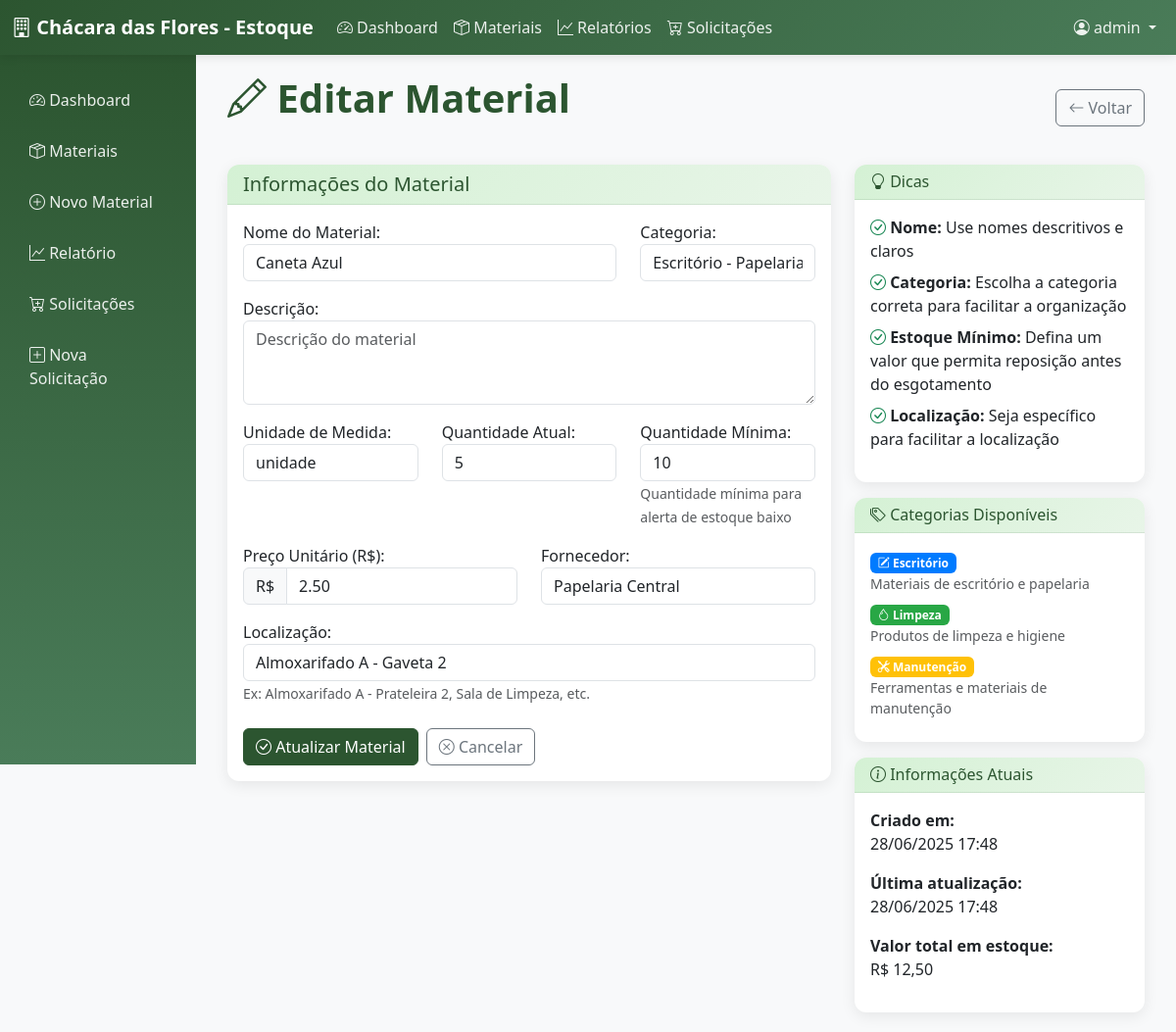
/materiais/2/editar/ (signed in), run on the app's committed database.
### materiais/models.py (models this page shows, shortened)
class Material(models.Model):
    nome = models.CharField(max_length=200)
    categoria = models.ForeignKey(Categoria, on_delete=models.CASCADE, related_name='materiais')
    descricao = models.TextField(blank=True, null=True)
    unidade_medida = models.CharField(max_length=20, default='unidade')
    quantidade_atual = models.PositiveIntegerField(default=0)
    reservado = models.PositiveIntegerField(default=0)  # 🔥 Novo campo
    quantidade_minima = models.PositiveIntegerField(default=5)
    preco_unitario = models.DecimalField(max_digits=10, decimal_places=2, null=True, blank=True)
    fornecedor = models.CharField(max_length=200, blank=True, null=True)
    localizacao = models.CharField(max_length=100, blank=True, null=True)
    ativo = models.BooleanField(default=True)
    criado_em = models.DateTimeField(auto_now_add=True)
    atualizado_em = models.DateTimeField(auto_now=True)
    class Meta:
        verbose_name = 'Material'
        verbose_name_plural = 'Materiais'
        ordering = ['categoria', 'nome']
    @property
    def valor_total_estoque(self):
        if self.preco_unitario:
            return self.quantidade_atual * self.preco_unitario
        return 0

### materiais/views.py (the view)
# urls.py: path('materiais/<int:material_id>/editar/', views.editar_material, name='editar_material'),
@login_required
def editar_material(request, material_id):
    material = get_object_or_404(Material, id=material_id, ativo=True)
    if request.method == 'POST':
        form = MaterialForm(request.POST, instance=material)
        if form.is_valid():
            form.save()
            messages.success(request, f'Material "{material.nome}" atualizado com sucesso!')
            return redirect('detalhe_material', material_id=material.id)
    else:
        form = MaterialForm(instance=material)
    return render(request, 'materiais/form_material.html', {
        'form': form,
        'titulo': 'Editar Material',
        'material': material
    })

### materiais/models.py (called while the page is built)
    def __str__(self):
        return f"{self.get_tipo_display()} - {self.nome}"

### materiais/templates/materiais/form_material.html (shortened to what this page needs)
{% extends 'materiais/base.html' %}
{% block content %}
<div class="d-flex justify-content-between align-items-center mb-4">
    <h1 class="page-title">
        <i class="bi bi-{% if material %}pencil{% else %}plus-circle{% endif %}"></i> {{ titulo }}
    </h1>
    <a href="{% url 'lista_materiais' %}" class="btn btn-outline-secondary">
        <i class="bi bi-arrow-left"></i> Voltar
    </a>
</div>
<div class="row">
    <div class="col-md-8">
        <div class="card">
            <div class="card-header">
                <h5 class="mb-0">
                     Informações do Material
                </h5>
            </div>
            <div class="card-body">
                <form method="post">
                    <div class="row">
                        <div class="col-md-8">
                            <div class="mb-3">
                                {{ form.nome.label_tag }}
                                {{ form.nome }}
                            </div>
                        </div>
                        <div class="col-md-4">
                            <div class="mb-3">
                                {{ form.categoria.label_tag }}
                                {{ form.categoria }}
                            </div>
                        </div>
                    </div>
                    <div class="mb-3">
                        {{ form.descricao.label_tag }}
                        {{ form.descricao }}
                    </div>
                    <div class="row">
                        <div class="col-md-4">
                            <div class="mb-3">
                                {{ form.unidade_medida.label_tag }}
                                {{ form.unidade_medida }}
                            </div>
                        </div>
                        <div class="col-md-4">
                            <div class="mb-3">
                                {{ form.quantidade_atual.label_tag }}
                                {{ form.quantidade_atual }}
                            </div>
                        </div>
                        <div class="col-md-4">
                            <div class="mb-3">
                                {{ form.quantidade_minima.label_tag }}
                                {{ form.quantidade_minima }}
                                <small class="form-text text-muted">
                                    Quantidade mínima para alerta de estoque baixo
                                </small>
                            </div>
                        </div>
                    </div>
                    <div class="row">
                        <div class="col-md-6">
                            <div class="mb-3">
                                {{ form.preco_unitario.label_tag }}
                                <div class="input-group">
                                    <span class="input-group-text">R$</span>
                                    {{ form.preco_unitario }}
                                </div>
                            </div>
                        </div>
                        <div class="col-md-6">
                            <div class="mb-3">
                                {{ form.fornecedor.label_tag }}
                                {{ form.fornecedor }}
                            </div>
                        </div>
                    </div>
                    <div class="mb-4">
                        {{ form.localizacao.label_tag }}
                        {{ form.localizacao }}
                        <small class="form-text text-muted">
                            Ex: Almoxarifado A - Prateleira 2, Sala de Limpeza, etc.
                        </small>
                    </div>
                    <div class="d-flex gap-2">
                        <button type="submit" class="btn btn-primary">
                            <i class="bi bi-check-circle"></i>
                            {% if material %}Atualizar{% else %}Salvar{% endif %} Material
                        </button>
                        <a href="{% url 'lista_materiais' %}" class="btn btn-outline-secondary">
                            <i class="bi bi-x-circle"></i> Cancelar
                        </a>
                    </div>
                </form>
            </div>
        </div>
    </div>
    <div class="col-md-4">
        <div class="card">
            <div class="card-header">
                <h6 class="mb-0">
                    <i class="bi bi-lightbulb"></i> Dicas
                </h6>
            </div>
            <div class="card-body">
                <ul class="list-unstyled">
                    <li class="mb-2">
                        <i class="bi bi-check-circle text-success"></i>
                        <strong>Nome:</strong> Use nomes descritivos e claros
                    </li>
                    <li class="mb-2">
                        <i class="bi bi-check-circle text-success"></i>
                        <strong>Categoria:</strong> Escolha a categoria correta para facilitar a organização
                    </li>
                    <li class="mb-2">
                        <i class="bi bi-check-circle text-success"></i>
                        <strong>Estoque Mínimo:</strong> Defina um valor que permita reposição antes do esgotamento
                    </li>
                    <li class="mb-2">
                        <i class="bi bi-check-circle text-success"></i>
                        <strong>Localização:</strong> Seja específico para facilitar a localização
                    </li>
                </ul>
            </div>
        </div>
        <div class="card mt-3">
            <div class="card-header">
                <h6 class="mb-0">
                    <i class="bi bi-tags"></i> Categorias Disponíveis
                </h6>
            </div>
            <div class="card-body">
                <div class="mb-2">
                    <span class="badge" style="background-color: #007bff;">
                        <i class="bi bi-pencil-square"></i> Escritório
                    </span>
                    <small class="text-muted d-block">Materiais de escritório e papelaria</small>
                </div>
                <div class="mb-2">
                    <span class="badge" style="background-color: #28a745;">
                        <i class="bi bi-droplet"></i> Limpeza
                    </span>
                    <small class="text-muted d-block">Produtos de limpeza e higiene</small>
                </div>
                <div class="mb-2">
                    <span class="badge" style="background-color: #ffc107;">
                        <i class="bi bi-tools"></i> Manutenção
                    </span>
                    <small class="text-muted d-block">Ferramentas e materiais de manutenção</small>
                </div>
            </div>
        </div>
        {% if material %}
        <div class="card mt-3">
            <div class="card-header">
                <h6 class="mb-0">
                    <i class="bi bi-info-circle"></i> Informações Atuais
                </h6>
            </div>
            <div class="card-body">
                <p><strong>Criado em:</strong><br>{{ material.criado_em|date:"d/m/Y H:i" }}</p>
                <p><strong>Última atualização:</strong><br>{{ material.atualizado_em|date:"d/m/Y H:i" }}</p>
                {% if material.valor_total_estoque %}
                    <p><strong>Valor total em estoque:</strong><br>R$ {{ material.valor_total_estoque|floatformat:2 }}</p>
                {% endif %}
            </div>
        </div>
        {% endif %}
    </div>
</div>
{% endblock %}

### materiais/templates/materiais/base.html (shortened to what this page needs)
<!DOCTYPE html>
<html lang="pt-BR">
<head>
    <link href="https://cdn.jsdelivr.net/npm/bootstrap@5.3.0/dist/css/bootstrap.min.css" rel="stylesheet">
    <link href="https://cdn.jsdelivr.net/npm/bootstrap-icons@1.10.0/font/bootstrap-icons.css" rel="stylesheet">
</head>
<body>
    <nav class="navbar navbar-expand-lg navbar-custom">
        <div class="container-fluid">
            <a class="navbar-brand" href="{% url 'dashboard' %}">
                <i class="bi bi-building"></i>
                Chácara das Flores - Estoque
            </a>
            {% if user.is_authenticated %}
            <div class="collapse navbar-collapse" id="navbarNav">
                <ul class="navbar-nav me-auto">
                    <li class="nav-item">
                        <a class="nav-link" href="{% url 'dashboard' %}">
                            <i class="bi bi-speedometer2"></i> Dashboard
                        </a>
                    </li>
                    <li class="nav-item">
                        <a class="nav-link" href="{% url 'lista_materiais' %}">
                            <i class="bi bi-box-seam"></i> Materiais
                        </a>
                    </li>
                    <li class="nav-item">
                        <a class="nav-link" href="{% url 'relatorio_estoque' %}">
                            <i class="bi bi-graph-up"></i> Relatórios
                        </a>
                    </li>
                    <li class="nav-item">
                        <a class="nav-link" href="{% url 'solicitacoes_compra' %}">
                            <i class="bi bi-cart-plus"></i> Solicitações
                        </a>
                    </li>
                </ul>
                <ul class="navbar-nav">
                    <li class="nav-item dropdown">
                        <a class="nav-link dropdown-toggle" href="#" role="button" data-bs-toggle="dropdown">
                            <i class="bi bi-person-circle"></i> {{ user.username }}
                        </a>
                    </li>
                </ul>
            </div>
            {% endif %}
        </div>
    </nav>
    <div class="container-fluid">
        <div class="row">
            {% if user.is_authenticated %}
            <div class="col-md-2 p-0">
                <div class="sidebar">
                    <nav class="nav flex-column">
                        <a class="nav-link" href="{% url 'dashboard' %}">
                            <i class="bi bi-speedometer2"></i> Dashboard
                        </a>
                        <a class="nav-link" href="{% url 'lista_materiais' %}">
                            <i class="bi bi-box-seam"></i> Materiais
                        </a>
                        <a class="nav-link" href="{% url 'adicionar_material' %}">
                            <i class="bi bi-plus-circle"></i> Novo Material
                        </a>
                        <a class="nav-link" href="{% url 'relatorio_estoque' %}">
                            <i class="bi bi-graph-up"></i> Relatório
                        </a>
                        <a class="nav-link" href="{% url 'solicitacoes_compra' %}">
                            <i class="bi bi-cart-plus"></i> Solicitações
                        </a>
                        <a class="nav-link" href="{% url 'nova_solicitacao_compra' %}">
                            <i class="bi bi-plus-square"></i> Nova Solicitação
                        </a>
                    </nav>
                </div>
            </div>
            <div class="col-md-10">
                <div class="content-wrapper">
                    {% block content %}{% endblock %}
                </div>
            </div>
            {% else %}
            <div class="col-12">
                {% block login_content %}{% endblock %}
            </div>
            {% endif %}
        </div>
    </div>
</body>
</html>

### materiais/templates/materiais/base.html (style rules this page uses)
:root { --primary-color: #2c5530; --secondary-color: #4a7c59; --accent-color: #7fb069; --light-green: #d4f1d4; --dark-green: #1a3a1d; }
body { background-color: #f8f9fa; font-family: 'Segoe UI', Tahoma, Geneva, Verdana, sans-serif; }
.navbar-custom { background: linear-gradient(135deg, var(--primary-color), var(--secondary-color)); box-shadow: 0 2px 10px rgba(0,0,0,0.1); }
.navbar-brand { font-weight: bold; color: white !important; }
.nav-link { color: rgba(255,255,255,0.9) !important; transition: color 0.3s ease; }
.btn-primary { background-color: var(--primary-color); border-color: var(--primary-color); }
.card { border: none; border-radius: 12px; box-shadow: 0 4px 15px rgba(0,0,0,0.08); transition: transform 0.3s ease, box-shadow 0.3s ease; }
.card-header { background: linear-gradient(135deg, var(--light-green), #e8f5e8); border-bottom: 1px solid rgba(44, 85, 48, 0.1); border-radius: 12px 12px 0 0 !important; font-weight: 600; color: var(--primary-color); }
.sidebar { background: linear-gradient(180deg, var(--primary-color), var(--secondary-color)); min-height: calc(100vh - 76px); padding: 20px 0; }
.sidebar .nav-link { color: rgba(255,255,255,0.8); padding: 12px 20px; margin: 2px 10px; border-radius: 8px; transition: all 0.3s ease; }
.content-wrapper { padding: 20px; }
.page-title { color: var(--primary-color); font-weight: 600; margin-bottom: 20px; }

### data on the page
Material: nome "Caneta Azul", categoria "Escritório - Papelaria", unidade_medida "unidade", quantidade_atual "5", quantidade_minima "10", preco_unitario "2.50", fornecedor "Papelaria Central", localizacao "Almoxarifado A - Gaveta 2", criado_em "28/06/2025 17:48", atualizado_em "28/06/2025 17:48", valor_total_estoque "12,50"

### other printed values
{{ user.username }} "admin"
{{ titulo }} "Editar Material"
